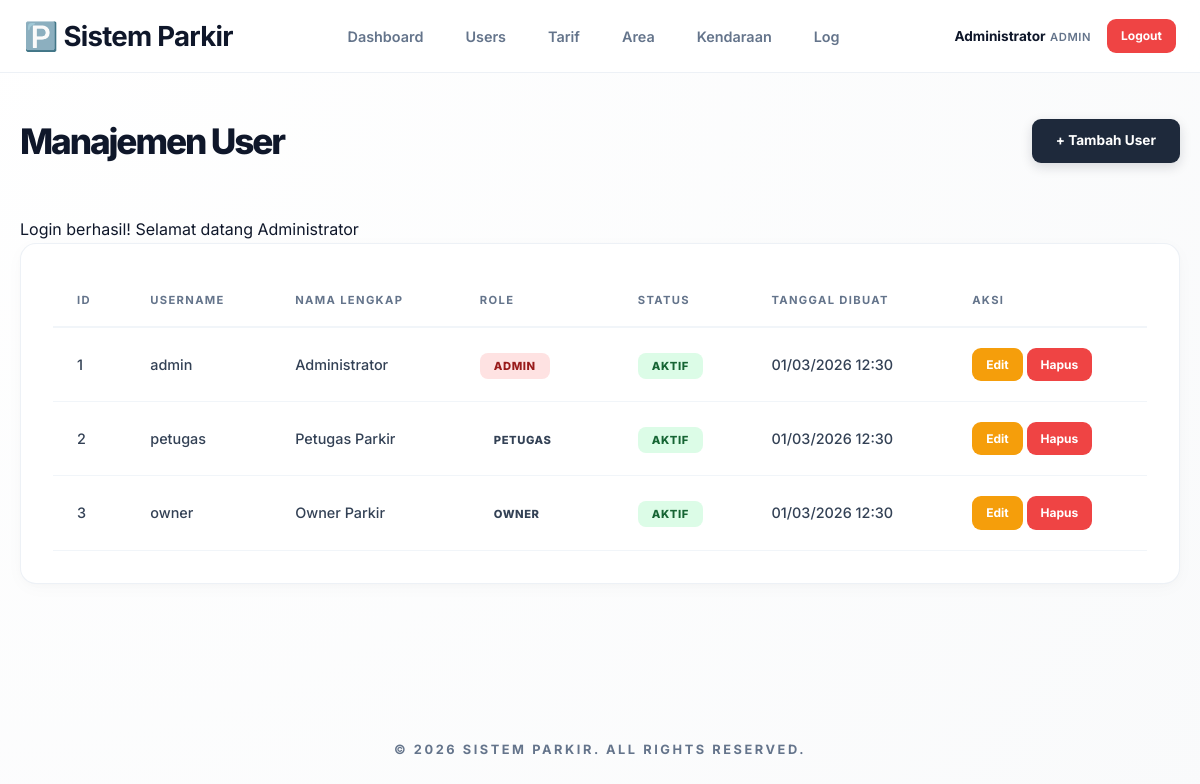
Page /admin/users/index.php (signed in) on the committed database.
### tables this page shows
CREATE TABLE `tb_user` (
  `id_user` int(11) NOT NULL AUTO_INCREMENT,
  `nama_lengkap` varchar(50) NOT NULL,
  `username` varchar(50) NOT NULL,
  `password` varchar(100) NOT NULL,
  `role` enum('admin','petugas','owner') NOT NULL,
  `status_aktif` tinyint(1) DEFAULT 1,
  `created_at` timestamp NULL DEFAULT CURRENT_TIMESTAMP,
  `updated_at` timestamp NULL DEFAULT CURRENT_TIMESTAMP ON UPDATE CURRENT_TIMESTAMP,
  PRIMARY KEY (`id_user`),
  UNIQUE KEY `username` (`username`)
);

### includes/functions.php (called while the page is built, shortened)
<?php
function get_flash() {
    if (isset($_SESSION['flash_message'])) {
        $type = $_SESSION['flash_type'];
        $message = $_SESSION['flash_message'];
        return ['type' => $type, 'message' => $message];
    }
    return null;
}
function format_datetime($datetime) {
    return date('d/m/Y H:i', strtotime($datetime));
}
function is_logged_in() {
    return isset($_SESSION['id_user']) && isset($_SESSION['role']);
}
function get_user_info() {
    return [
        'id_user' => $_SESSION['id_user'] ?? null,
        'username' => $_SESSION['username'] ?? null,
        'nama' => $_SESSION['nama_lengkap'] ?? null,
        'role' => $_SESSION['role'] ?? null
    ];
}
?>

### admin/users/index.php (the view, shortened to what this page needs)
<?php
require_once __DIR__ . '/../../middleware/auth_check.php';
$users = [];
try {
    $query = "SELECT * FROM tb_user ORDER BY created_at DESC";
    $stmt = $db->query($query);
    $users = $stmt->fetchAll();
} catch(PDOException $e) {
    $error = "Gagal mengambil data user: " . $e->getMessage();
}
include __DIR__ . '/../../includes/header.php';
?>
<div class="container">
    <div class="page-header">
        <h1>Manajemen User</h1>
        <a href="create.php" class="btn btn-primary">+ Tambah User</a>
    </div>
    <?php if ($flash = get_flash()): ?>
        <div class="alert alert-<?php echo $flash['type']; ?>">
            <?php echo $flash['message']; ?>
        </div>
    <?php endif; ?>
    <div class="card">
        <div class="card-body">
            <table class="table">
                <thead>
                    <tr>
                        <th>ID</th>
                        <th>Username</th>
                        <th>Nama Lengkap</th>
                        <th>Role</th>
                        <th>Status</th>
                        <th>Tanggal Dibuat</th>
                        <th>Aksi</th>
                    </tr>
                </thead>
                <tbody>
                    <?php if (!empty($users)): ?>
                        <?php foreach($users as $user): ?>
                            <tr>
                                <td><?php echo $user['id_user']; ?></td>
                                <td><?php echo $user['username']; ?></td>
                                <td><?php echo $user['nama_lengkap']; ?></td>
                                <td>
                                    <span class="badge badge-<?php
                                        echo $user['role'] === 'admin' ? 'danger' :
                                            ($user['role'] === 'petugas' ? 'primary' : 'info');
                                    ?>">
                                        <?php echo ucfirst($user['role']); ?>
                                    </span>
                                </td>
                                <td>
                                    <span class="badge badge-<?php echo $user['status_aktif'] ? 'success' : 'secondary'; ?>">
                                        <?php echo $user['status_aktif'] ? 'Aktif' : 'Nonaktif'; ?>
                                    </span>
                                </td>
                                <td><?php echo format_datetime($user['created_at']); ?></td>
                                <td>
                                    <a href="edit.php?id=<?php echo $user['id_user']; ?>" class="btn btn-sm btn-warning">Edit</a>
                                    <a href="delete.php?id=<?php echo $user['id_user']; ?>"
                                       class="btn btn-sm btn-danger"
                                       onclick="return confirm('Yakin ingin menghapus user ini?')">Hapus</a>
                                </td>
                            </tr>
                        <?php endforeach; ?>
                    <?php else: ?>
                        <tr>
                            <td colspan="6" class="text-center">Belum ada data user</td>
                        </tr>
                    <?php endif; ?>
                </tbody>
            </table>
        </div>
    </div>
</div>
<?php include __DIR__ . '/../../includes/footer.php'; ?>

### includes/header.php (shortened to what this page needs)
<!DOCTYPE html>
<html lang="id">
<head>
    <link rel="stylesheet" href="<?php echo BASE_URL; ?>assets/css/style.css">
</head>
<body>
    <?php if (is_logged_in()): ?>
        <nav class="navbar">
            <div class="nav-container">
                <div class="nav-brand">
                    <a href="<?php echo BASE_URL; ?>">
                        <h2>🅿️ Sistem Parkir</h2>
                    </a>
                </div>
                <div class="nav-menu">
                    <?php $user = get_user_info(); ?>
                    <?php if ($user['role'] === 'admin'): ?>
                        <a href="<?php echo BASE_URL; ?>admin/dashboard.php" class="nav-link">Dashboard</a>
                        <a href="<?php echo BASE_URL; ?>admin/users/index.php" class="nav-link">Users</a>
                        <a href="<?php echo BASE_URL; ?>admin/tarif/index.php" class="nav-link">Tarif</a>
                        <a href="<?php echo BASE_URL; ?>admin/area/index.php" class="nav-link">Area</a>
                        <a href="<?php echo BASE_URL; ?>admin/kendaraan/index.php" class="nav-link">Kendaraan</a>
                        <a href="<?php echo BASE_URL; ?>admin/log/index.php" class="nav-link">Log</a>
                    <?php elseif ($user['role'] === 'petugas'): ?>
                        <a href="<?php echo BASE_URL; ?>petugas/dashboard.php" class="nav-link">Dashboard</a>
                        <a href="<?php echo BASE_URL; ?>petugas/cetak_struk.php" class="nav-link">Cetak Struk</a>
                        <a href="<?php echo BASE_URL; ?>petugas/transaksi.php" class="nav-link">Transaksi</a>
                    <?php elseif ($user['role'] === 'owner'): ?>
                        <a href="<?php echo BASE_URL; ?>owner/dashboard.php" class="nav-link">Dashboard</a>
                        <a href="<?php echo BASE_URL; ?>owner/rekap.php" class="nav-link">Rekap Transaksi</a>
                    <?php endif; ?>
                </div>
                <div class="nav-user">
                    <div class="user-info">
                        <span class="user-name"><?php echo $user['nama']; ?></span>
                        <span class="user-role"><?php echo ucfirst($user['role']); ?></span>
                    </div>
                    <a href="<?php echo BASE_URL; ?>auth/logout.php" class="btn btn-danger btn-sm">Logout</a>
                </div>
            </div>
        </nav>
    <?php endif; ?>
    <main class="main-content">

### includes/footer.php
    </main>
    <footer class="footer">
        <div class="container">
            <p>&copy; <?php echo date('Y'); ?> Sistem Parkir. All rights reserved.</p>
        </div>
    </footer>
</body>
</html>

### assets/css/style.css (style rules this page uses)
* { margin: 0; padding: 0; box-sizing: border-box; }
:root { --primary: #1e293b; --primary-soft: #f1f5f9; --accent: #3b82f6; --success: #10b981; --danger: #ef4444; --warning: #f59e0b; --bg-base: #fafafa; --bg-surface: rgba(255, 255, 255, 0.85); --text-main: #0f172a; --text-muted: #64748b; --border: rgba(226, 232, 240, 0.6); --glass-border: rgba(255, 255, 255, 0.5); --shadow-soft: 0 4px 20px -2px rgba(0, 0, 0, 0.03), 0 2px 10px -2px rgba(0, 0, 0, 0.02); --shadow-floating: 0 20px 25px -5px rgba(0, 0, 0, 0.05), 0 10px 10px -5px rgba(0, 0, 0, 0.02); --radius-lg: 16px; --radius-md: 10px; }
body { font-family: 'Inter', -apple-system, blinkmacsystemfont, sans-serif; background: radial-gradient(circle at top left, #ffffff 0%, #f9fafb 100%); color: var(--text-main); line-height: 1.6; min-height: 100vh; overflow-x: hidden; -webkit-font-smoothing: antialiased; }
.container { width: 100%; max-width: 1200px; margin: 0 auto; padding: 32px 20px; }
.navbar { background: var(--bg-surface); backdrop-filter: blur(12px); -webkit-backdrop-filter: blur(12px); border-bottom: 1px solid var(--border); position: sticky; top: 0; z-index: 1000; }
.nav-container { max-width: 1200px; margin: 0 auto; padding: 14px 24px; display: flex; justify-content: space-between; align-items: center; }
.nav-brand a { text-decoration: none; color: var(--text-main); font-weight: 800; font-size: 1.15rem; letter-spacing: -0.04em; display: flex; align-items: center; gap: 10px; }
.nav-menu { display: flex; gap: 6px; }
.nav-link { text-decoration: none; color: var(--text-muted); padding: 10px 18px; border-radius: var(--radius-md); font-weight: 600; font-size: 0.9rem; transition: all 0.2s cubic-bezier(0.4, 0, 0.2, 1); }
.nav-user { display: flex; align-items: center; gap: 16px; }
.user-info { text-align: right; line-height: 1.2; }
.user-name { font-weight: 700; font-size: 0.85rem; color: var(--text-main); }
.user-role { font-size: 0.7rem; color: var(--text-muted); font-weight: 600; letter-spacing: 0.05em; text-transform: uppercase; }
.page-header { display: flex; justify-content: space-between; align-items: center; margin-bottom: 40px; padding: 8px 0; }
.page-header h1 { font-size: 2.2rem; font-weight: 800; letter-spacing: -0.06em; color: var(--text-main); }
.card { background: #fff; border-radius: var(--radius-lg); border: 1px solid var(--border); box-shadow: var(--shadow-soft); margin-bottom: 32px; overflow: hidden; }
.card-body { padding: 32px; }
.table { width: 100%; border-collapse: separate; border-spacing: 0; }
.table th { background: #fff; color: var(--text-muted); font-weight: 700; font-size: 0.7rem; text-transform: uppercase; letter-spacing: 0.12em; padding: 16px 24px; text-align: left; border-bottom: 2px solid var(--primary-soft); }
.table td { padding: 20px 24px; font-size: 0.9rem; border-bottom: 1px solid var(--primary-soft); font-weight: 500; color: #334155; }
.table tbody tr { transition: background 0.2s; }
.btn { display: inline-flex; align-items: center; justify-content: center; padding: 11px 24px; border-radius: 9px; font-size: 0.85rem; font-weight: 700; cursor: pointer; transition: all 0.2s ease; text-decoration: none; gap: 8px; border: 1px solid var(--border); background: #fff; color: var(--text-main); }
.btn-primary { background: var(--primary); color: #fff; border: none; box-shadow: 0 4px 12px rgba(15, 23, 42, 0.15); }
.btn-danger { color: #fff; background: var(--danger); border: none; }
.btn-warning { color: #fff; background: var(--warning); border: none; }
.btn-sm { padding: 7px 14px; font-size: 0.75rem; }
.badge { padding: 6px 14px; font-size: 0.7rem; font-weight: 800; border-radius: 8px; text-transform: uppercase; letter-spacing: 0.05em; }
.badge-success { background: #dcfce7; color: #166534; }
.badge-danger { background: #fee2e2; color: #991b1b; }
footer { padding: 60px 24px; text-align: center; color: var(--text-muted); font-size: 0.8rem; font-weight: 700; text-transform: uppercase; letter-spacing: 0.2em; }
* { transition: transform 0.2s cubic-bezier(0.4, 0, 0.2, 1), box-shadow 0.2s ease, background 0.2s ease, border-color 0.2s ease; }

### rows in the picture
tb_user: nama_lengkap "Administrator", role "ADMIN", id_user "1", username "admin", status_aktif "AKTIF", created_at "01/03/2026 12:30"
tb_user: id_user "2", username "petugas", nama_lengkap "Petugas Parkir", role "PETUGAS", status_aktif "AKTIF", created_at "01/03/2026 12:30"
tb_user: id_user "3", username "owner", nama_lengkap "Owner Parkir", role "OWNER", status_aktif "AKTIF", created_at "01/03/2026 12:30"

### other values in the picture
$flash['message'] "Login berhasil! Selamat datang Administrator"
